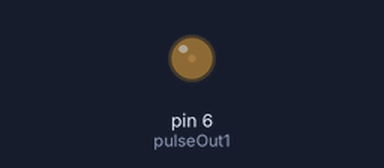
Bench run of a sketch on a simulated Arduino Uno, built with avr-gcc and run on an emulated ATmega328P. On the bench: output pins drawn as LEDs (lit = HIGH). What the sketch prints to the serial monitor is not drawn.

Above: at 0.05 s.
Timing chart, 0 to 3.0 s (numbered marks = the images above):
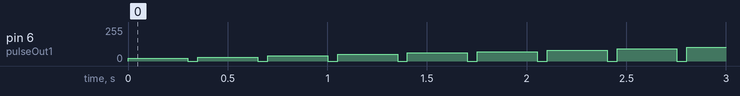

The sketch:

sender.ino
```cpp
#define pulseOut1 6     //Erster Ausgangspuls von Herzschlag

void sendMeasurements();
void sendPulse(float voltage);

void setup() {
  Serial.begin(9600);

  //fast PWM einschalten auf den Ausgangspins
  //Evtl noch anschauen: http://arduino-projekte.webnode.at/registerprogrammierung/fast-pwm/
  //Pin 6 benutzt Timer0, Output A
  pinMode(pulseOut1, OUTPUT);
  TCCR2A = _BV(COM2A1)  | _BV(WGM21) | _BV(WGM20); //WGM = 011 aktiviert fast pwm
                                                   // COM = 10 aktiviert nichtinvertierende PWM
  TCCR2B = _BV(CS22);   //Prescaler =
  OCR2A = 180;    //Output compare Wert
}

void sendMeasurements() {

  const float base = 0.4;
  const float multiplier = 0.2;

  for (int i = 0; i < 23; i++) {
      sendPulse(base + i * multiplier);
  }

}

const int vToI = 255 / 5;

void sendPulse(float voltage) {
  analogWrite(pulseOut1, voltage * vToI);
  Serial.print("Voltage: ");
  Serial.println(voltage);
  delay(300);
  analogWrite(pulseOut1, 0);
  delay(50);
}

volatile bool done = false;

void loop() {
  if (!done) {
    sendMeasurements();
    done = true;
  }
}
```
